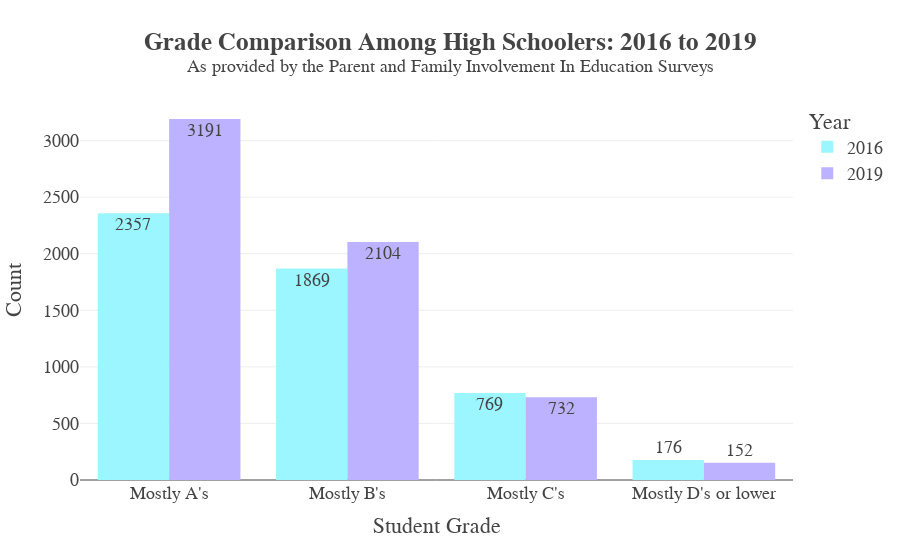

The code cell stored with this chart in its notebook:
### Code cell
# We can also create a visualization that sees how the grades evolved between the two years
df_2016_grouped: pd.DataFrame = df_2016.loc[(df_2016['SEGRADES'] != 5) & (df_2016['SEADPLCXX'] != -1)].groupby('SEGRADES').size().reset_index(name='2016')
df_2019_grouped: pd.DataFrame = df_2019.loc[(df_2019['SEGRADES'] != 5) & (df_2019['SEADPLCXX'] != -1)].groupby('SEGRADES').size().reset_index(name='2019')

# Merge the grouped data
df_grade_comparison: pd.DataFrame = pd.merge(df_2016_grouped, df_2019_grouped, on='SEGRADES', how='inner')

# Map numerical grades to textual grades
df_grade_comparison['SEGRADES'] = df_grade_comparison['SEGRADES'].map(num_to_grades)

comparison_chart: px.bar = px.bar(
    data_frame=df_grade_comparison,
    x='SEGRADES',
    y=['2016', '2019'],
    barmode='group',
    labels={'value': 'Count', 'variable': 'Year', 'SEGRADES': 'Student Grade'},
    title='Comparison of Student Grades Between 2016 and 2019',
    color_discrete_map = {'2016': '#9bf6ff', '2019': '#bdb2ff'},
    text_auto = True,
    template = 'presentation'
)

comparison_chart.update_layout(
   font_family = "Raleway, sans-serif",
   showlegend = True,
   title = dict(text=f'<b>Grade Comparison Among High Schoolers: 2016 to 2019</b><br><sup>As provided by the Parent and Family Involvement In Education Surveys</sup>'),
)

comparison_chart

### Figure 1 — Plotly figure (JSON) as saved in the notebook; plotly's stock layout.template omitted (floating-point values rounded to 4 significant figures)
{"data": [{"alignmentgroup": "True", "hovertemplate": "Year=2016<br>Student Grade=%{x}<br>Count=%{y}<extra></extra>", "legendgroup": "2016", "marker": {"color": "#9bf6ff", "pattern": {"shape": ""}}, "name": "2016", "offsetgroup": "2016", "orientation": "v", "showlegend": true, "textposition": "auto", "texttemplate": "%{y}", "type": "bar", "x": ["Mostly A's", "Mostly B's", "Mostly C's", "Mostly D's or lower"], "xaxis": "x", "y": [2357, 1869, 769, 176], "yaxis": "y"}, {"alignmentgroup": "True", "hovertemplate": "Year=2019<br>Student Grade=%{x}<br>Count=%{y}<extra></extra>", "legendgroup": "2019", "marker": {"color": "#bdb2ff", "pattern": {"shape": ""}}, "name": "2019", "offsetgroup": "2019", "orientation": "v", "showlegend": true, "textposition": "auto", "texttemplate": "%{y}", "type": "bar", "x": ["Mostly A's", "Mostly B's", "Mostly C's", "Mostly D's or lower"], "xaxis": "x", "y": [3191, 2104, 732, 152], "yaxis": "y"}], "layout": {"barmode": "group", "font": {"family": "Raleway, sans-serif"}, "legend": {"title": {"text": "Year"}, "tracegroupgap": 0}, "showlegend": true, "title": {"text": "<b>Grade Comparison Among High Schoolers: 2016 to 2019</b><br><sup>As provided by the Parent and Family Involvement In Education Surveys</sup>"}, "xaxis": {"anchor": "y", "domain": [0, 1], "title": {"text": "Student Grade"}}, "yaxis": {"anchor": "x", "domain": [0, 1], "title": {"text": "Count"}}}}
